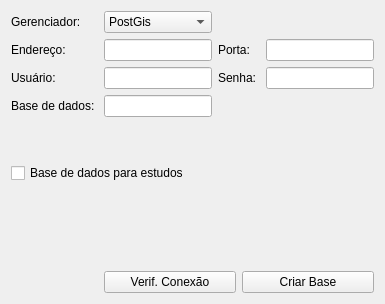
          <widget class="QWidget" name="dbTab">
           <attribute name="title">
            <string>Base de Dados</string>
           </attribute>
           <layout class="QGridLayout">
            <item row="0" column="0">
             <widget class="QLabel" name="label_7">
              <property name="text">
               <string>Gerenciador: </string>
              </property>
             </widget>
            </item>
            <item row="0" column="1">
             <widget class="QComboBox" name="dbTypeCmb">
              <item>
               <property name="text">
                <string>PostGis</string>
               </property>
              </item>
              <item>
               <property name="text">
                <string>PostgreSQL</string>
               </property>
              </item>
              <item>
               <property name="text">
                <string>MySQL</string>
               </property>
              </item>
             </widget>
            </item>
            <item row="1" column="0">
             <widget class="QLabel" name="label_8">
              <property name="text">
               <string>Endereço: </string>
              </property>
             </widget>
            </item>
            <item row="1" column="1">
             <widget class="QLineEdit" name="dbAddressLed"/>
            </item>
            <item row="1" column="2">
             <widget class="QLabel" name="label_9">
              <property name="text">
               <string>Porta: </string>
              </property>
             </widget>
            </item>
            <item row="1" column="3">
             <widget class="QLineEdit" name="dbPortLed"/>
            </item>
            <item row="2" column="0">
             <widget class="QLabel" name="label_10">
              <property name="text">
               <string>Usuário: </string>
              </property>
             </widget>
            </item>
            <item row="2" column="1">
             <widget class="QLineEdit" name="dbUserLed"/>
            </item>
            <item row="2" column="2">
             <widget class="QLabel" name="label_11">
              <property name="text">
               <string>Senha: </string>
              </property>
             </widget>
            </item>
            <item row="2" column="3">
             <widget class="QLineEdit" name="dbPasswordLed">
              <property name="echoMode">
               <enum>QLineEdit::Password</enum>
              </property>
             </widget>
            </item>
            <item row="3" column="0">
             <widget class="QLabel" name="label_12">
              <property name="text">
               <string>Base de dados: </string>
              </property>
             </widget>
            </item>
            <item row="3" column="1">
             <widget class="QLineEdit" name="dbDatabaseLed"/>
            </item>
            <item row="4" column="1">
             <spacer>
              <property name="orientation">
               <enum>Qt::Vertical</enum>
              </property>
              <property name="sizeHint" stdset="0">
               <size>
                <width>20</width>
                <height>40</height>
               </size>
              </property>
             </spacer>
            </item>
            <item row="5" column="0" colspan="2">
             <widget class="QCheckBox" name="dbStudyChk">
              <property name="text">
               <string>Base de dados para estudos</string>
              </property>
             </widget>
            </item>
            <item row="6" column="0" colspan="2">
             <spacer>
              <property name="orientation">
               <enum>Qt::Vertical</enum>
              </property>
              <property name="sizeHint" stdset="0">
               <size>
                <width>137</width>
                <height>41</height>
               </size>
              </property>
             </spacer>
            </item>
            <item row="7" column="0" colspan="2">
             <spacer>
              <property name="orientation">
               <enum>Qt::Vertical</enum>
              </property>
              <property name="sizeHint" stdset="0">
               <size>
                <width>137</width>
                <height>41</height>
               </size>
              </property>
             </spacer>
            </item>
            <item row="8" column="1" colspan="3">
             <layout class="QHBoxLayout">
              <item>
               <widget class="QPushButton" name="dbCheckConnectionBtn">
                <property name="text">
                 <string>Verif. Conexão</string>
                </property>
                <property name="icon">
                 <iconset resource="icons.qrc">
                  <normaloff>:/global/icons/ok.png</normaloff>:/global/icons/ok.png</iconset>
                </property>
               </widget>
              </item>
              <item>
               <widget class="QPushButton" name="dbCreateDatabaseBtn">
                <property name="text">
                 <string>Criar Base</string>
                </property>
                <property name="icon">
                 <iconset resource="icons.qrc">
                  <normaloff>:/global/icons/database_add.png</normaloff>:/global/icons/database_add.png</iconset>
                </property>
               </widget>
              </item>
             </layout>
            </item>
           </layout>
          </widget>
